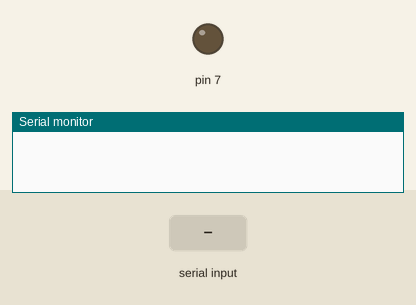
This sketch was run on a simulated Arduino Uno, built with avr-gcc and run on an emulated ATmega328P. Shown: output pins drawn as LEDs (lit = HIGH), the last lines printed to the serial monitor. The inputs (shaded band) are chosen by the test bench.

Above: at 1.2 s.
1.3 s: "A" received over Serial
At 1.8 s:
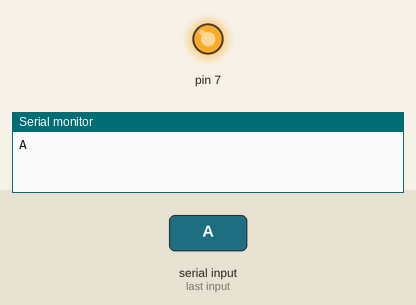
2.8 s: "1" received over Serial
At 4.1 s:
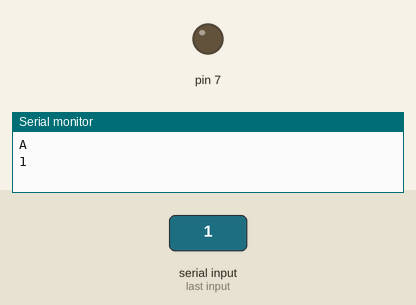
Timing chart, 0 to 5.8 s (numbered marks = the images above; inputs shaded):
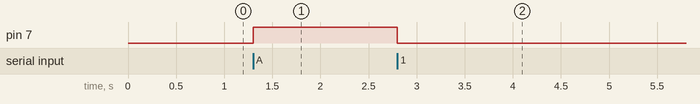

The sketch:

Anthony.ino
```cpp
void setup() {
  Serial.begin(9600);
 pinMode(7,OUTPUT);
}

char valor;

void loop() {

if(Serial.available()>0){
  valor = Serial.read();
  Serial.println(valor);

   if(valor=='A'){
    digitalWrite(7, HIGH);
    }else{
      digitalWrite(7,LOW);
     }
  }
}
```

Measured:
- after the input at 1.3 s, pin 7: LOW → HIGH at once
- after the input at 2.8 s, pin 7: HIGH → LOW at once
